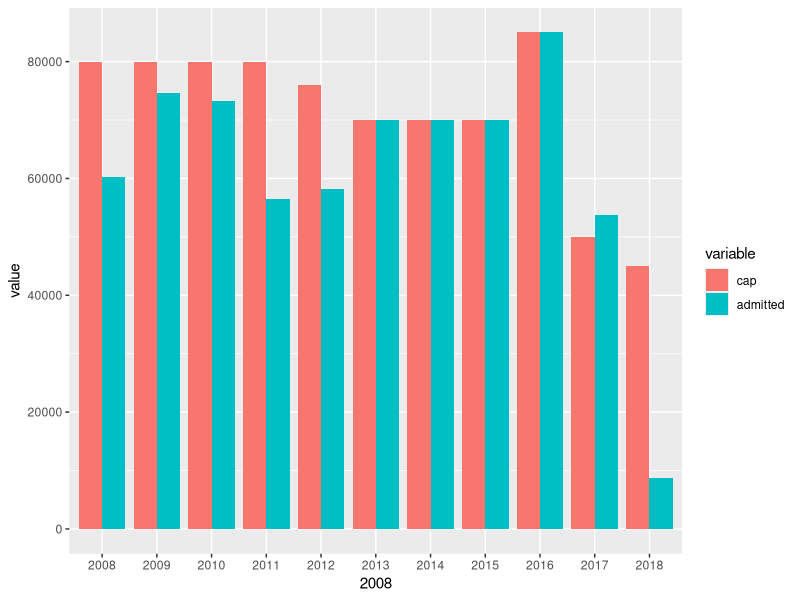

This figure's R source:
## ---- chunk 1
knitr::opts_chunk$set(echo = TRUE)
## ---- chunk 2
library(ggplot2)
library(reshape2)
df <- read.csv('ceiling.csv')
names(df) <- tolower(names(df))
head(df)
## ---- chunk 3
dfl <- melt(df) #data frame long-term
dfl
## ---- chunk 4
dfl<- melt(df, id.vars ="year")
dfl
## ---- chunk 5
library (ggplot2)
library (ggthemes)
library (scales)

head(dfl)

ggplot(dfl, aes(x=factor(dfl$year), y=value, fill = variable))+
  geom_bar(position = 'dodge', stat = "identity", width=0.85)+
  scale_x_discrete(dfl$year)


